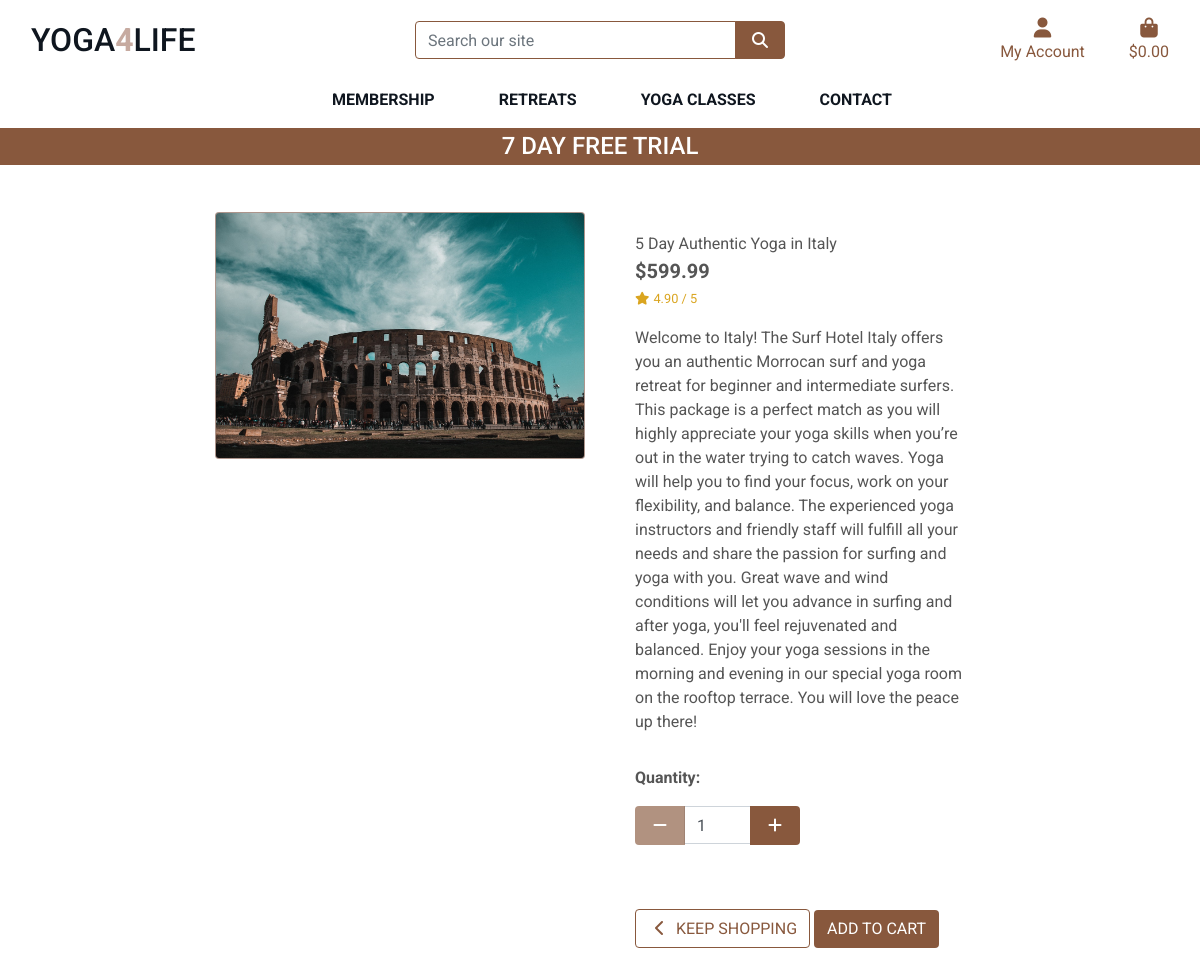
/retreats/1, run on the app's committed database.
### retreats/models.py (models this page shows, shortened)
class Retreat(models.Model):
    category = models.ForeignKey('Category', null=True, blank=True, on_delete=models.SET_NULL)
    sku = models.CharField(max_length=254, null=True, blank=True)
    name = models.CharField(max_length=254)
    description = models.TextField()
    price = models.DecimalField(max_digits=6, decimal_places=2)
    rating = models.DecimalField(max_digits=6, decimal_places=2, null=True, blank=True)
    image_url = models.URLField(max_length=1024, null=True, blank=True)
    image = models.ImageField(null=True, blank=True)

### retreats/views.py (the view)
# urls.py: path('<retreat_id>', views.retreat_detail, name='retreat_detail')
def retreat_detail(request, retreat_id):
    retreat = get_object_or_404(Retreat, pk=retreat_id)
    context = {
        'retreat': retreat,
    }
    return render(request, 'retreats/retreat_detail.html', context)

### cart/contexts.py (called while the page is built, shortened)
def cart_contents(request):
    cart_items = []
    total = 0
    retreat_count = 0
    cart = request.session.get('cart', {})
    grand_total = total
    context = {
        'cart_items': cart_items,
        'total': total,
        'retreat_count': retreat_count,
        'grand_total': grand_total,
    }
    return context

### retreats/templates/retreats/retreat_detail.html (shortened to what this page needs)
{% extends "base.html" %}
{% load static %}
{% block page_header %}
    <div class="container header-container">
    </div>
{% endblock %}
{% block content %}
   <div class="container-fluid">
        <div class="row">
            <div class="col-12 col-md-6 col-lg-4 offset-lg-2">
                <div class="image-container my-5 card">
                    {% if retreat.image %}
                        <a href="{{ retreat.image.url }}" target="_blank">
                            <img class=" img-fluid" src="{{ retreat.image.url }}" alt="{{ retreat.name }}">
                        </a>
                        {% else %}
                        <a href="">
                            <img class=" img-fluid" src="{{ MEDIA_URL }}noimage.png" alt="{{ retreat.name }}">
                        </a>
                    {% endif %}
                </div>
            </div>
            <div class="col-12 col-md-6 col-lg-4">
                <div class="retreat-details-container mb-5 mt-md-5">
                    <p class="mb-0">{{ retreat.name }}</p>
                    <p class="lead mb-0 text-left font-weight-bold">${{ retreat.price }}</p>
                    {% if retreat.rating %}
                        <small class="text-gold"><i class="fas fa-star mr-1"></i>{{ retreat.rating }} / 5</small>
                    {% else %}
                        <small class="text-gold">No Rating</small>
                    {% endif %}
                    <p class="mt-3">{{ retreat.description }}</p>
                    <form class="form" action="{% url 'add_to_cart' retreat.id %}" method="POST">
                        <div class="form-row">
                            <div class="col-12">
                                <p class="mt-3"><strong>Quantity:</strong></p>
                                <div class="form-group w-50">
                                    <div class="input-group">
                                        <div class="input-group-prepend">
                                            <button class="decrement-qty btn btn-brown rounded-1"
                                                data-item_id="{{ retreat.id }}" id="decrement-qty_{{ retreat.id }}">
                                                <span class="icon">
                                                    <i class="fas fa-minus"></i>
                                                </span>
                                            </button>
                                        </div>
                                        <input class="form-control qty_input" type="number" name="quantity" value="1" min="1" max="99" data-item_id="{{ retreat.id }}" id="id_qty_{{ retreat.id }}">
                                        <div class="input-group-append">
                                            <button class="increment-qty btn btn-brown rounded-1"
                                                data-item_id="{{ retreat.id }}" id="increment-qty_{{ retreat.id }}">
                                                <span class="icon">
                                                    <i class="fas fa-plus"></i>
                                                </span>
                                            </button>
                                        </div>
                                    </div>
                                </div>
                            </div>
                            <div class="col-12">
                                <a href="{% url 'retreats' %}" class="btn btn-outline-brown rounded-1 mt-5">
                                    <span class="icon">
                                        <i class="fas fa-chevron-left"></i>
                                    </span>
                                    <span class="text-uppercase">Keep Shopping</span>
                                </a>
                                <input type="submit" class="btn btn-brown rounded-1 text-uppercase mt-5" value="Add to cart">
                            </div>
                        </div>
                    </form>
                </div>
            </div>
        </div>
    </div>
    {% endblock %}

### static/css/base.css (style rules this page uses)
html { height: 100%; }
body { height: calc(100vh - 164px); color: #555; font-family: 'Roboto', sans-serif; }
.icon { align-items: center; display: inline-flex; justify-content: center; height: 1.5rem; width: 1.5rem; }
.btn-brown { background: #88583d; color: white; }
.btn-outline-brown { background: rgba(255, 255, 255, 0); color: #88583d !important; border: 1px solid #88583d; }
.text-gold { color: goldenrod !important; }
.card { color: white; background-color:#c6aaa0; border-radius: 4px; overflow: hidden; }
.retreat-details-container { padding: 20px; }
@media (min-width: 1200px) { .container { max-width: 80%; } }
@media (min-width: 992px) { .header-container { padding-top: 164px; } }

### data on the page
Retreat: image (picture), name "5 Day Authentic Yoga in Italy", price "599.99", rating "4.90", description "Welcome to Italy! The Surf Hotel Italy offers you an authentic Morrocan surf and yoga retreat for beginner and intermediate surfers. This package is a perfect match as you will highly appreciate your yoga skills when you’re out in the water trying to catch waves. Yoga will help you to find your focus, work on your flexibility, and balance. The experienced yoga instructors and friendly staff will fulfill all your needs and share the passion for surfing and yoga with you. Great wave and wind conditions will let you advance in surfing and after yoga, you'll feel rejuvenated and balanced. Enjoy your yoga sessions in the morning and evening in our special yoga room on the rooftop terrace. You…", quantity "1"
